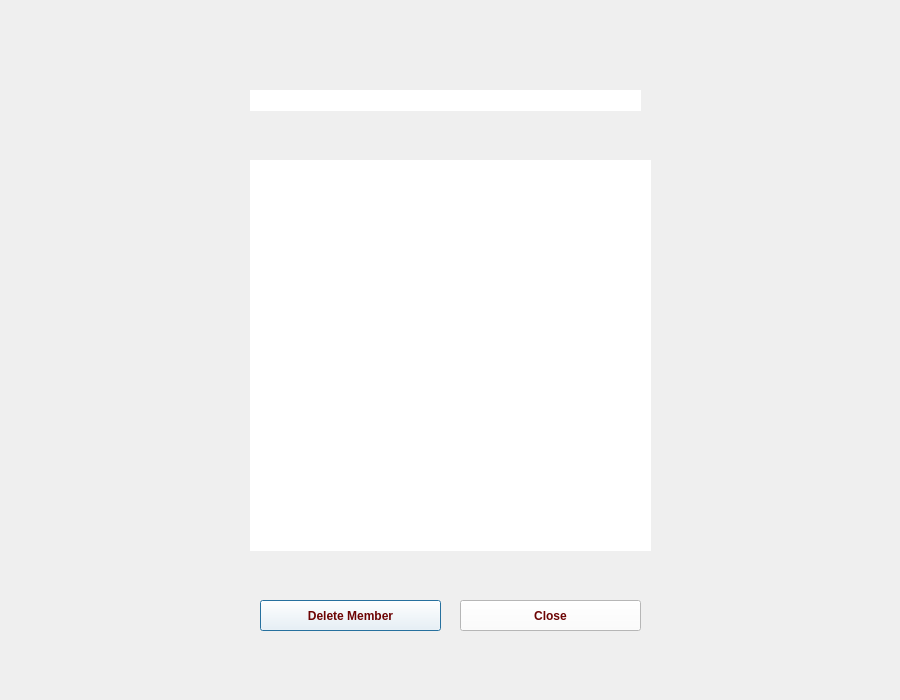
<?xml version="1.0" encoding="UTF-8"?>
<ui version="4.0">
 <class>viewmembers</class>
 <widget class="QDialog" name="viewmembers">
  <property name="geometry">
   <rect>
    <x>0</x>
    <y>0</y>
    <width>900</width>
    <height>700</height>
   </rect>
  </property>
  <property name="windowTitle">
   <string>LibTech</string>
  </property>
  <property name="windowIcon">
   <iconset resource="Pictures.qrc">
    <normaloff>:/new/prefix1/pics/LibTechLogo.png</normaloff>:/new/prefix1/pics/LibTechLogo.png</iconset>
  </property>
  <widget class="QLabel" name="label">
   <property name="geometry">
    <rect>
     <x>0</x>
     <y>0</y>
     <width>900</width>
     <height>700</height>
    </rect>
   </property>
   <property name="text">
    <string/>
   </property>
   <property name="pixmap">
    <pixmap resource="Pictures.qrc">:/new/prefix1/pics/memberlist2.png</pixmap>
   </property>
  </widget>
  <widget class="QTableView" name="membersTable">
   <property name="geometry">
    <rect>
     <x>250</x>
     <y>160</y>
     <width>401</width>
     <height>391</height>
    </rect>
   </property>
   <property name="styleSheet">
    <string notr="true">background-color: rgb(255, 255, 255);
border: none</string>
   </property>
  </widget>
  <widget class="QPushButton" name="deleteButton">
   <property name="geometry">
    <rect>
     <x>260</x>
     <y>600</y>
     <width>181</width>
     <height>31</height>
    </rect>
   </property>
   <property name="font">
    <font>
     <bold>true</bold>
    </font>
   </property>
   <property name="styleSheet">
    <string notr="true">background-color: rgb(255, 255, 255);
color: rgb(109, 4, 4);</string>
   </property>
   <property name="text">
    <string>Delete Member</string>
   </property>
  </widget>
  <widget class="QLineEdit" name="searchLineEdit">
   <property name="geometry">
    <rect>
     <x>250</x>
     <y>90</y>
     <width>391</width>
     <height>21</height>
    </rect>
   </property>
   <property name="styleSheet">
    <string notr="true">border: none</string>
   </property>
  </widget>
  <widget class="QPushButton" name="closeButton">
   <property name="geometry">
    <rect>
     <x>460</x>
     <y>600</y>
     <width>181</width>
     <height>31</height>
    </rect>
   </property>
   <property name="font">
    <font>
     <bold>true</bold>
    </font>
   </property>
   <property name="styleSheet">
    <string notr="true">background-color: rgb(255, 255, 255);
color: rgb(109, 4, 4);</string>
   </property>
   <property name="text">
    <string>Close</string>
   </property>
  </widget>
 </widget>
 <resources>
  <include location="Pictures.qrc"/>
 </resources>
 <connections/>
</ui>
